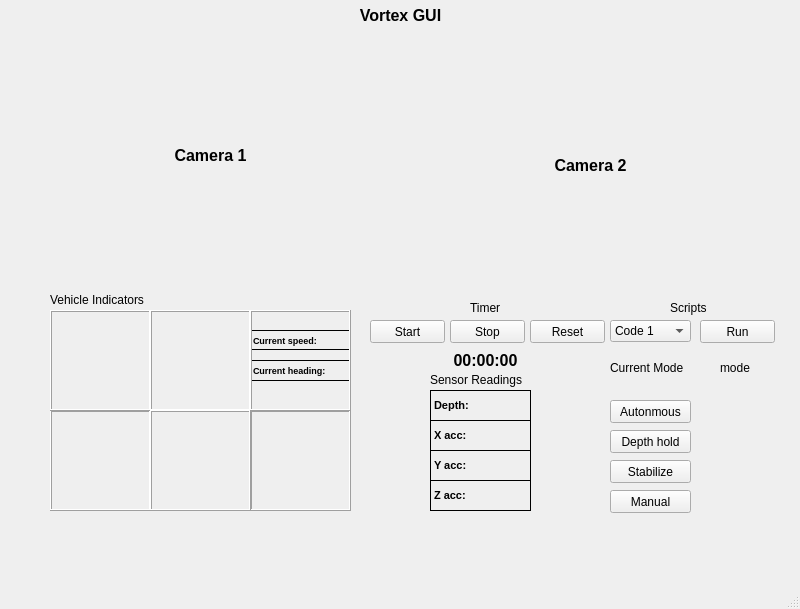
<?xml version="1.0" encoding="UTF-8"?>
<ui version="4.0">
 <class>MainWindow</class>
 <widget class="QMainWindow" name="MainWindow">
  <property name="geometry">
   <rect>
    <x>0</x>
    <y>0</y>
    <width>800</width>
    <height>609</height>
   </rect>
  </property>
  <property name="windowTitle">
   <string>MainWindow</string>
  </property>
  <widget class="QWidget" name="centralwidget">
   <widget class="QLabel" name="bgImgLabel">
    <property name="geometry">
     <rect>
      <x>0</x>
      <y>-10</y>
      <width>810</width>
      <height>570</height>
     </rect>
    </property>
    <property name="text">
     <string/>
    </property>
    <property name="pixmap">
     <pixmap>../icons/a.jpg</pixmap>
    </property>
    <property name="scaledContents">
     <bool>true</bool>
    </property>
   </widget>
   <widget class="QLabel" name="guiLabel">
    <property name="geometry">
     <rect>
      <x>330</x>
      <y>0</y>
      <width>141</width>
      <height>31</height>
     </rect>
    </property>
    <property name="font">
     <font>
      <pointsize>12</pointsize>
      <bold>true</bold>
      <stylestrategy>PreferAntialias</stylestrategy>
     </font>
    </property>
    <property name="text">
     <string notr="true">Vortex GUI</string>
    </property>
    <property name="alignment">
     <set>Qt::AlignCenter</set>
    </property>
   </widget>
   <widget class="QLabel" name="camera2Label">
    <property name="geometry">
     <rect>
      <x>440</x>
      <y>40</y>
      <width>301</width>
      <height>251</height>
     </rect>
    </property>
    <property name="font">
     <font>
      <pointsize>12</pointsize>
      <bold>true</bold>
      <stylestrategy>PreferAntialias</stylestrategy>
     </font>
    </property>
    <property name="text">
     <string notr="true">Camera 2</string>
    </property>
    <property name="alignment">
     <set>Qt::AlignCenter</set>
    </property>
   </widget>
   <widget class="QLabel" name="camera1Label">
    <property name="geometry">
     <rect>
      <x>50</x>
      <y>30</y>
      <width>321</width>
      <height>251</height>
     </rect>
    </property>
    <property name="font">
     <font>
      <pointsize>12</pointsize>
      <bold>true</bold>
      <stylestrategy>PreferAntialias</stylestrategy>
     </font>
    </property>
    <property name="text">
     <string notr="true">Camera 1</string>
    </property>
    <property name="alignment">
     <set>Qt::AlignCenter</set>
    </property>
   </widget>
   <widget class="QLabel" name="grapperUpLabel">
    <property name="geometry">
     <rect>
      <x>70</x>
      <y>319</y>
      <width>60</width>
      <height>91</height>
     </rect>
    </property>
    <property name="accessibleDescription">
     <string/>
    </property>
    <property name="autoFillBackground">
     <bool>false</bool>
    </property>
    <property name="text">
     <string/>
    </property>
    <property name="pixmap">
     <pixmap>../icons/grapper-close.png</pixmap>
    </property>
    <property name="scaledContents">
     <bool>true</bool>
    </property>
    <property name="alignment">
     <set>Qt::AlignCenter</set>
    </property>
    <property name="wordWrap">
     <bool>false</bool>
    </property>
    <property name="margin">
     <number>7</number>
    </property>
    <property name="indent">
     <number>-1</number>
    </property>
    <property name="openExternalLinks">
     <bool>false</bool>
    </property>
   </widget>
   <widget class="QLabel" name="upLabel">
    <property name="geometry">
     <rect>
      <x>80</x>
      <y>410</y>
      <width>40</width>
      <height>40</height>
     </rect>
    </property>
    <property name="text">
     <string/>
    </property>
    <property name="pixmap">
     <pixmap>../icons/frwrd-arrowred.png</pixmap>
    </property>
    <property name="scaledContents">
     <bool>true</bool>
    </property>
    <property name="margin">
     <number>5</number>
    </property>
   </widget>
   <widget class="QLabel" name="ccwUpLabel">
    <property name="geometry">
     <rect>
      <x>160</x>
      <y>430</y>
      <width>80</width>
      <height>40</height>
     </rect>
    </property>
    <property name="text">
     <string/>
    </property>
    <property name="pixmap">
     <pixmap>../icons/cwred.png</pixmap>
    </property>
    <property name="scaledContents">
     <bool>true</bool>
    </property>
    <property name="margin">
     <number>3</number>
    </property>
   </widget>
   <widget class="QLabel" name="ccwDownLabel">
    <property name="geometry">
     <rect>
      <x>160</x>
      <y>470</y>
      <width>80</width>
      <height>40</height>
     </rect>
    </property>
    <property name="text">
     <string/>
    </property>
    <property name="pixmap">
     <pixmap>../icons/ccwred.png</pixmap>
    </property>
    <property name="scaledContents">
     <bool>true</bool>
    </property>
    <property name="margin">
     <number>3</number>
    </property>
   </widget>
   <widget class="QLabel" name="grapperRightLabel">
    <property name="geometry">
     <rect>
      <x>160</x>
      <y>329</y>
      <width>80</width>
      <height>61</height>
     </rect>
    </property>
    <property name="text">
     <string/>
    </property>
    <property name="pixmap">
     <pixmap>../icons/grapper-close-horizontalpng.png</pixmap>
    </property>
    <property name="scaledContents">
     <bool>true</bool>
    </property>
    <property name="margin">
     <number>7</number>
    </property>
   </widget>
   <widget class="QLabel" name="downArrowLabel">
    <property name="geometry">
     <rect>
      <x>280</x>
      <y>460</y>
      <width>41</width>
      <height>50</height>
     </rect>
    </property>
    <property name="text">
     <string/>
    </property>
    <property name="pixmap">
     <pixmap>../icons/downward-arrowred.png</pixmap>
    </property>
    <property name="scaledContents">
     <bool>true</bool>
    </property>
    <property name="margin">
     <number>5</number>
    </property>
   </widget>
   <widget class="QLabel" name="upArrowLabel">
    <property name="geometry">
     <rect>
      <x>280</x>
      <y>410</y>
      <width>41</width>
      <height>50</height>
     </rect>
    </property>
    <property name="text">
     <string/>
    </property>
    <property name="pixmap">
     <pixmap>../icons/upward-arrowred.png</pixmap>
    </property>
    <property name="scaledContents">
     <bool>true</bool>
    </property>
    <property name="margin">
     <number>5</number>
    </property>
   </widget>
   <widget class="QLabel" name="downownLabel">
    <property name="geometry">
     <rect>
      <x>80</x>
      <y>470</y>
      <width>40</width>
      <height>40</height>
     </rect>
    </property>
    <property name="text">
     <string/>
    </property>
    <property name="pixmap">
     <pixmap>../icons/bckwrd-arrowred.png</pixmap>
    </property>
    <property name="scaledContents">
     <bool>true</bool>
    </property>
    <property name="margin">
     <number>5</number>
    </property>
   </widget>
   <widget class="QLabel" name="rightLabel">
    <property name="geometry">
     <rect>
      <x>110</x>
      <y>440</y>
      <width>40</width>
      <height>40</height>
     </rect>
    </property>
    <property name="text">
     <string/>
    </property>
    <property name="pixmap">
     <pixmap>../icons/right-arrowred.png</pixmap>
    </property>
    <property name="scaledContents">
     <bool>true</bool>
    </property>
    <property name="margin">
     <number>5</number>
    </property>
   </widget>
   <widget class="QLabel" name="leftLabel">
    <property name="geometry">
     <rect>
      <x>50</x>
      <y>440</y>
      <width>40</width>
      <height>40</height>
     </rect>
    </property>
    <property name="text">
     <string/>
    </property>
    <property name="pixmap">
     <pixmap>../icons/left-arrowred.png</pixmap>
    </property>
    <property name="scaledContents">
     <bool>true</bool>
    </property>
    <property name="margin">
     <number>5</number>
    </property>
   </widget>
   <widget class="QPushButton" name="resetBtn">
    <property name="geometry">
     <rect>
      <x>530</x>
      <y>320</y>
      <width>75</width>
      <height>23</height>
     </rect>
    </property>
    <property name="text">
     <string>Reset</string>
    </property>
   </widget>
   <widget class="QLabel" name="currentSpeedTxt">
    <property name="geometry">
     <rect>
      <x>250</x>
      <y>330</y>
      <width>101</width>
      <height>20</height>
     </rect>
    </property>
    <property name="font">
     <font>
      <pointsize>7</pointsize>
      <bold>true</bold>
      <stylestrategy>PreferAntialias</stylestrategy>
     </font>
    </property>
    <property name="frameShape">
     <enum>QFrame::Box</enum>
    </property>
    <property name="text">
     <string notr="true">Current speed:</string>
    </property>
    <property name="alignment">
     <set>Qt::AlignLeading|Qt::AlignLeft|Qt::AlignVCenter</set>
    </property>
   </widget>
   <widget class="QLabel" name="currentHeadingTxt">
    <property name="geometry">
     <rect>
      <x>250</x>
      <y>360</y>
      <width>101</width>
      <height>21</height>
     </rect>
    </property>
    <property name="font">
     <font>
      <pointsize>7</pointsize>
      <bold>true</bold>
      <stylestrategy>PreferAntialias</stylestrategy>
     </font>
    </property>
    <property name="frameShape">
     <enum>QFrame::Box</enum>
    </property>
    <property name="text">
     <string notr="true">Current heading:</string>
    </property>
    <property name="alignment">
     <set>Qt::AlignLeading|Qt::AlignLeft|Qt::AlignVCenter</set>
    </property>
   </widget>
   <widget class="QLabel" name="depthTxt">
    <property name="geometry">
     <rect>
      <x>430</x>
      <y>390</y>
      <width>101</width>
      <height>31</height>
     </rect>
    </property>
    <property name="font">
     <font>
      <pointsize>8</pointsize>
      <bold>true</bold>
      <stylestrategy>PreferAntialias</stylestrategy>
     </font>
    </property>
    <property name="frameShape">
     <enum>QFrame::Box</enum>
    </property>
    <property name="text">
     <string notr="true">Depth:</string>
    </property>
    <property name="alignment">
     <set>Qt::AlignLeading|Qt::AlignLeft|Qt::AlignVCenter</set>
    </property>
   </widget>
   <widget class="QLabel" name="zTxt">
    <property name="geometry">
     <rect>
      <x>430</x>
      <y>480</y>
      <width>101</width>
      <height>31</height>
     </rect>
    </property>
    <property name="font">
     <font>
      <pointsize>8</pointsize>
      <bold>true</bold>
      <stylestrategy>PreferAntialias</stylestrategy>
     </font>
    </property>
    <property name="frameShape">
     <enum>QFrame::Box</enum>
    </property>
    <property name="text">
     <string notr="true">Z acc:</string>
    </property>
    <property name="alignment">
     <set>Qt::AlignLeading|Qt::AlignLeft|Qt::AlignVCenter</set>
    </property>
   </widget>
   <widget class="QLabel" name="yTxt">
    <property name="geometry">
     <rect>
      <x>430</x>
      <y>450</y>
      <width>101</width>
      <height>31</height>
     </rect>
    </property>
    <property name="font">
     <font>
      <pointsize>8</pointsize>
      <bold>true</bold>
      <stylestrategy>PreferAntialias</stylestrategy>
     </font>
    </property>
    <property name="frameShape">
     <enum>QFrame::Box</enum>
    </property>
    <property name="text">
     <string notr="true">Y acc:</string>
    </property>
    <property name="alignment">
     <set>Qt::AlignLeading|Qt::AlignLeft|Qt::AlignVCenter</set>
    </property>
   </widget>
   <widget class="QLabel" name="xTxt">
    <property name="geometry">
     <rect>
      <x>430</x>
      <y>420</y>
      <width>101</width>
      <height>31</height>
     </rect>
    </property>
    <property name="font">
     <font>
      <pointsize>8</pointsize>
      <bold>true</bold>
      <stylestrategy>PreferAntialias</stylestrategy>
     </font>
    </property>
    <property name="frameShape">
     <enum>QFrame::Box</enum>
    </property>
    <property name="text">
     <string notr="true">X acc:</string>
    </property>
    <property name="alignment">
     <set>Qt::AlignLeading|Qt::AlignLeft|Qt::AlignVCenter</set>
    </property>
   </widget>
   <widget class="QPushButton" name="startBtn">
    <property name="geometry">
     <rect>
      <x>370</x>
      <y>320</y>
      <width>75</width>
      <height>23</height>
     </rect>
    </property>
    <property name="text">
     <string>Start</string>
    </property>
   </widget>
   <widget class="QPushButton" name="stopBtn">
    <property name="geometry">
     <rect>
      <x>450</x>
      <y>320</y>
      <width>75</width>
      <height>23</height>
     </rect>
    </property>
    <property name="text">
     <string>Stop</string>
    </property>
   </widget>
   <widget class="QPushButton" name="manualBtn">
    <property name="geometry">
     <rect>
      <x>610</x>
      <y>490</y>
      <width>81</width>
      <height>23</height>
     </rect>
    </property>
    <property name="text">
     <string>Manual</string>
    </property>
   </widget>
   <widget class="QPushButton" name="stabilizeBtn">
    <property name="geometry">
     <rect>
      <x>610</x>
      <y>460</y>
      <width>81</width>
      <height>23</height>
     </rect>
    </property>
    <property name="text">
     <string>Stabilize</string>
    </property>
   </widget>
   <widget class="QPushButton" name="depthHoldBtn">
    <property name="geometry">
     <rect>
      <x>610</x>
      <y>430</y>
      <width>81</width>
      <height>23</height>
     </rect>
    </property>
    <property name="text">
     <string>Depth hold</string>
    </property>
   </widget>
   <widget class="QPushButton" name="autonmousBtn">
    <property name="geometry">
     <rect>
      <x>610</x>
      <y>400</y>
      <width>81</width>
      <height>23</height>
     </rect>
    </property>
    <property name="text">
     <string>Autonmous</string>
    </property>
   </widget>
   <widget class="QPushButton" name="runBtn">
    <property name="geometry">
     <rect>
      <x>700</x>
      <y>320</y>
      <width>75</width>
      <height>23</height>
     </rect>
    </property>
    <property name="text">
     <string>Run</string>
    </property>
   </widget>
   <widget class="QComboBox" name="codeComboBox">
    <property name="geometry">
     <rect>
      <x>610</x>
      <y>320</y>
      <width>81</width>
      <height>22</height>
     </rect>
    </property>
    <item>
     <property name="text">
      <string>Code 1</string>
     </property>
    </item>
    <item>
     <property name="text">
      <string>Code 2</string>
     </property>
    </item>
   </widget>
   <widget class="QLabel" name="timer">
    <property name="geometry">
     <rect>
      <x>440</x>
      <y>350</y>
      <width>91</width>
      <height>20</height>
     </rect>
    </property>
    <property name="font">
     <font>
      <pointsize>12</pointsize>
      <bold>true</bold>
      <stylestrategy>PreferAntialias</stylestrategy>
     </font>
    </property>
    <property name="text">
     <string notr="true">00:00:00</string>
    </property>
    <property name="alignment">
     <set>Qt::AlignCenter</set>
    </property>
   </widget>
   <widget class="QFrame" name="frame">
    <property name="geometry">
     <rect>
      <x>50</x>
      <y>410</y>
      <width>101</width>
      <height>101</height>
     </rect>
    </property>
    <property name="frameShape">
     <enum>QFrame::Box</enum>
    </property>
    <property name="frameShadow">
     <enum>QFrame::Raised</enum>
    </property>
   </widget>
   <widget class="QPushButton" name="grapperRightBtn">
    <property name="enabled">
     <bool>true</bool>
    </property>
    <property name="geometry">
     <rect>
      <x>160</x>
      <y>330</y>
      <width>80</width>
      <height>61</height>
     </rect>
    </property>
    <property name="toolTip">
     <string notr="true"/>
    </property>
    <property name="whatsThis">
     <string/>
    </property>
    <property name="autoFillBackground">
     <bool>false</bool>
    </property>
    <property name="text">
     <string/>
    </property>
    <property name="shortcut">
     <string notr="true"/>
    </property>
    <property name="checkable">
     <bool>false</bool>
    </property>
    <property name="autoDefault">
     <bool>false</bool>
    </property>
    <property name="default">
     <bool>false</bool>
    </property>
    <property name="flat">
     <bool>true</bool>
    </property>
   </widget>
   <widget class="QPushButton" name="upBtn">
    <property name="enabled">
     <bool>true</bool>
    </property>
    <property name="geometry">
     <rect>
      <x>80</x>
      <y>410</y>
      <width>41</width>
      <height>41</height>
     </rect>
    </property>
    <property name="toolTip">
     <string notr="true"/>
    </property>
    <property name="whatsThis">
     <string/>
    </property>
    <property name="autoFillBackground">
     <bool>false</bool>
    </property>
    <property name="text">
     <string/>
    </property>
    <property name="shortcut">
     <string notr="true"/>
    </property>
    <property name="checkable">
     <bool>false</bool>
    </property>
    <property name="autoDefault">
     <bool>false</bool>
    </property>
    <property name="default">
     <bool>false</bool>
    </property>
    <property name="flat">
     <bool>true</bool>
    </property>
   </widget>
   <widget class="QPushButton" name="upArrowBtn">
    <property name="enabled">
     <bool>true</bool>
    </property>
    <property name="geometry">
     <rect>
      <x>280</x>
      <y>410</y>
      <width>41</width>
      <height>51</height>
     </rect>
    </property>
    <property name="toolTip">
     <string notr="true"/>
    </property>
    <property name="whatsThis">
     <string/>
    </property>
    <property name="autoFillBackground">
     <bool>false</bool>
    </property>
    <property name="text">
     <string/>
    </property>
    <property name="shortcut">
     <string notr="true"/>
    </property>
    <property name="checkable">
     <bool>false</bool>
    </property>
    <property name="autoDefault">
     <bool>false</bool>
    </property>
    <property name="default">
     <bool>false</bool>
    </property>
    <property name="flat">
     <bool>true</bool>
    </property>
   </widget>
   <widget class="QPushButton" name="ccwUpBtn">
    <property name="enabled">
     <bool>true</bool>
    </property>
    <property name="geometry">
     <rect>
      <x>160</x>
      <y>430</y>
      <width>80</width>
      <height>41</height>
     </rect>
    </property>
    <property name="toolTip">
     <string notr="true"/>
    </property>
    <property name="whatsThis">
     <string/>
    </property>
    <property name="autoFillBackground">
     <bool>false</bool>
    </property>
    <property name="text">
     <string/>
    </property>
    <property name="shortcut">
     <string notr="true"/>
    </property>
    <property name="checkable">
     <bool>false</bool>
    </property>
    <property name="autoDefault">
     <bool>false</bool>
    </property>
    <property name="default">
     <bool>false</bool>
    </property>
    <property name="flat">
     <bool>true</bool>
    </property>
   </widget>
   <widget class="QPushButton" name="ccwDownBtn">
    <property name="enabled">
     <bool>true</bool>
    </property>
    <property name="geometry">
     <rect>
      <x>160</x>
      <y>470</y>
      <width>80</width>
      <height>41</height>
     </rect>
    </property>
    <property name="toolTip">
     <string notr="true"/>
    </property>
    <property name="whatsThis">
     <string/>
    </property>
    <property name="autoFillBackground">
     <bool>false</bool>
    </property>
    <property name="text">
     <string/>
    </property>
    <property name="shortcut">
     <string notr="true"/>
    </property>
    <property name="checkable">
     <bool>false</bool>
    </property>
    <property name="autoDefault">
     <bool>false</bool>
    </property>
    <property name="default">
     <bool>false</bool>
    </property>
    <property name="flat">
     <bool>true</bool>
    </property>
   </widget>
   <widget class="QPushButton" name="downArrowBtn">
    <property name="enabled">
     <bool>true</bool>
    </property>
    <property name="geometry">
     <rect>
      <x>280</x>
      <y>460</y>
      <width>41</width>
      <height>51</height>
     </rect>
    </property>
    <property name="toolTip">
     <string notr="true"/>
    </property>
    <property name="whatsThis">
     <string/>
    </property>
    <property name="autoFillBackground">
     <bool>false</bool>
    </property>
    <property name="text">
     <string/>
    </property>
    <property name="shortcut">
     <string notr="true"/>
    </property>
    <property name="checkable">
     <bool>false</bool>
    </property>
    <property name="autoDefault">
     <bool>false</bool>
    </property>
    <property name="default">
     <bool>false</bool>
    </property>
    <property name="flat">
     <bool>true</bool>
    </property>
   </widget>
   <widget class="QPushButton" name="downBtn">
    <property name="enabled">
     <bool>true</bool>
    </property>
    <property name="geometry">
     <rect>
      <x>80</x>
      <y>470</y>
      <width>41</width>
      <height>41</height>
     </rect>
    </property>
    <property name="toolTip">
     <string notr="true"/>
    </property>
    <property name="whatsThis">
     <string/>
    </property>
    <property name="autoFillBackground">
     <bool>false</bool>
    </property>
    <property name="text">
     <string/>
    </property>
    <property name="shortcut">
     <string notr="true"/>
    </property>
    <property name="checkable">
     <bool>false</bool>
    </property>
    <property name="autoDefault">
     <bool>false</bool>
    </property>
    <property name="default">
     <bool>false</bool>
    </property>
    <property name="flat">
     <bool>true</bool>
    </property>
   </widget>
   <widget class="QPushButton" name="rightBtn">
    <property name="enabled">
     <bool>true</bool>
    </property>
    <property name="geometry">
     <rect>
      <x>110</x>
      <y>440</y>
      <width>41</width>
      <height>41</height>
     </rect>
    </property>
    <property name="toolTip">
     <string notr="true"/>
    </property>
    <property name="whatsThis">
     <string/>
    </property>
    <property name="autoFillBackground">
     <bool>false</bool>
    </property>
    <property name="text">
     <string/>
    </property>
    <property name="shortcut">
     <string notr="true"/>
    </property>
    <property name="checkable">
     <bool>false</bool>
    </property>
    <property name="autoDefault">
     <bool>false</bool>
    </property>
    <property name="default">
     <bool>false</bool>
    </property>
    <property name="flat">
     <bool>true</bool>
    </property>
   </widget>
   <widget class="QPushButton" name="leftBtn">
    <property name="enabled">
     <bool>true</bool>
    </property>
    <property name="geometry">
     <rect>
      <x>50</x>
      <y>440</y>
      <width>41</width>
      <height>41</height>
     </rect>
    </property>
    <property name="toolTip">
     <string notr="true"/>
    </property>
    <property name="whatsThis">
     <string/>
    </property>
    <property name="autoFillBackground">
     <bool>false</bool>
    </property>
    <property name="text">
     <string/>
    </property>
    <property name="shortcut">
     <string notr="true"/>
    </property>
    <property name="checkable">
     <bool>false</bool>
    </property>
    <property name="autoDefault">
     <bool>false</bool>
    </property>
    <property name="default">
     <bool>false</bool>
    </property>
    <property name="flat">
     <bool>true</bool>
    </property>
   </widget>
   <widget class="QFrame" name="frame_4">
    <property name="geometry">
     <rect>
      <x>50</x>
      <y>310</y>
      <width>101</width>
      <height>101</height>
     </rect>
    </property>
    <property name="frameShape">
     <enum>QFrame::Box</enum>
    </property>
    <property name="frameShadow">
     <enum>QFrame::Raised</enum>
    </property>
    <widget class="QPushButton" name="grapperUpBtn">
     <property name="enabled">
      <bool>true</bool>
     </property>
     <property name="geometry">
      <rect>
       <x>10</x>
       <y>20</y>
       <width>80</width>
       <height>61</height>
      </rect>
     </property>
     <property name="toolTip">
      <string notr="true"/>
     </property>
     <property name="whatsThis">
      <string/>
     </property>
     <property name="autoFillBackground">
      <bool>false</bool>
     </property>
     <property name="text">
      <string/>
     </property>
     <property name="shortcut">
      <string notr="true"/>
     </property>
     <property name="checkable">
      <bool>false</bool>
     </property>
     <property name="autoDefault">
      <bool>false</bool>
     </property>
     <property name="default">
      <bool>false</bool>
     </property>
     <property name="flat">
      <bool>true</bool>
     </property>
    </widget>
   </widget>
   <widget class="QFrame" name="frame_6">
    <property name="geometry">
     <rect>
      <x>250</x>
      <y>410</y>
      <width>101</width>
      <height>101</height>
     </rect>
    </property>
    <property name="frameShape">
     <enum>QFrame::Box</enum>
    </property>
    <property name="frameShadow">
     <enum>QFrame::Raised</enum>
    </property>
   </widget>
   <widget class="QFrame" name="frame_8">
    <property name="geometry">
     <rect>
      <x>150</x>
      <y>310</y>
      <width>101</width>
      <height>101</height>
     </rect>
    </property>
    <property name="frameShape">
     <enum>QFrame::Box</enum>
    </property>
    <property name="frameShadow">
     <enum>QFrame::Raised</enum>
    </property>
   </widget>
   <widget class="QFrame" name="frame_7">
    <property name="geometry">
     <rect>
      <x>150</x>
      <y>410</y>
      <width>101</width>
      <height>101</height>
     </rect>
    </property>
    <property name="frameShape">
     <enum>QFrame::Box</enum>
    </property>
    <property name="frameShadow">
     <enum>QFrame::Raised</enum>
    </property>
   </widget>
   <widget class="QFrame" name="frame_9">
    <property name="geometry">
     <rect>
      <x>250</x>
      <y>310</y>
      <width>101</width>
      <height>101</height>
     </rect>
    </property>
    <property name="frameShape">
     <enum>QFrame::Box</enum>
    </property>
    <property name="frameShadow">
     <enum>QFrame::Raised</enum>
    </property>
   </widget>
   <widget class="QLabel" name="scriptsLabel">
    <property name="geometry">
     <rect>
      <x>670</x>
      <y>300</y>
      <width>41</width>
      <height>16</height>
     </rect>
    </property>
    <property name="text">
     <string>Scripts</string>
    </property>
   </widget>
   <widget class="QLabel" name="sensorReadingsLabel">
    <property name="geometry">
     <rect>
      <x>430</x>
      <y>370</y>
      <width>101</width>
      <height>20</height>
     </rect>
    </property>
    <property name="text">
     <string>Sensor Readings</string>
    </property>
   </widget>
   <widget class="QLabel" name="vehicleIndicatorsLabel">
    <property name="geometry">
     <rect>
      <x>50</x>
      <y>290</y>
      <width>111</width>
      <height>20</height>
     </rect>
    </property>
    <property name="text">
     <string>Vehicle Indicators</string>
    </property>
   </widget>
   <widget class="QLabel" name="timerLabel">
    <property name="geometry">
     <rect>
      <x>470</x>
      <y>300</y>
      <width>41</width>
      <height>16</height>
     </rect>
    </property>
    <property name="text">
     <string>Timer</string>
    </property>
   </widget>
   <widget class="QLabel" name="currentModeLabel">
    <property name="geometry">
     <rect>
      <x>610</x>
      <y>360</y>
      <width>91</width>
      <height>16</height>
     </rect>
    </property>
    <property name="text">
     <string>Current Mode</string>
    </property>
   </widget>
   <widget class="QLabel" name="modeLB">
    <property name="geometry">
     <rect>
      <x>720</x>
      <y>360</y>
      <width>58</width>
      <height>16</height>
     </rect>
    </property>
    <property name="text">
     <string>mode</string>
    </property>
   </widget>
  </widget>
  <widget class="QMenuBar" name="menubar">
   <property name="geometry">
    <rect>
     <x>0</x>
     <y>0</y>
     <width>800</width>
     <height>24</height>
    </rect>
   </property>
  </widget>
  <widget class="QStatusBar" name="statusbar"/>
 </widget>
 <resources/>
 <connections/>
</ui>
